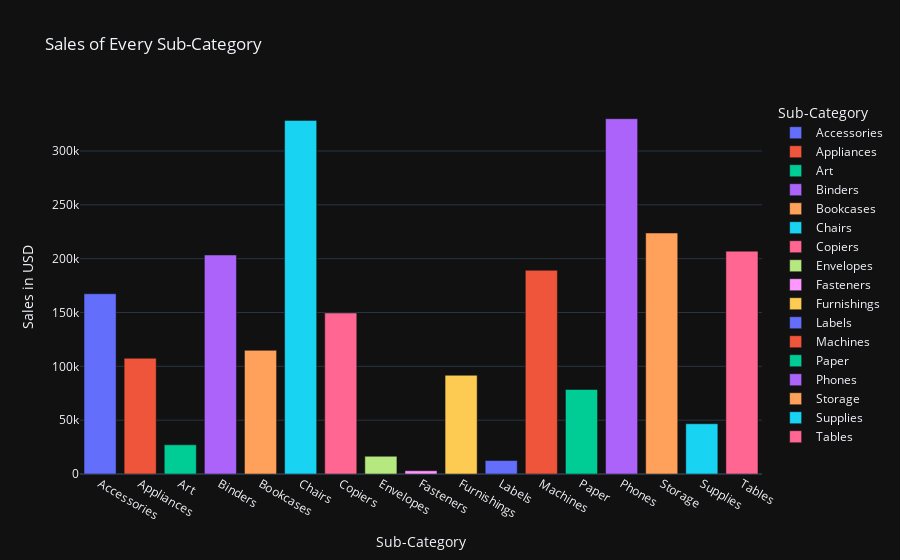

This figure's notebook cell:
### Code cell
# Sales of every sub-category
subcategory_sales = df.groupby('Sub-Category')['Sales'].sum().reset_index()
print(subcategory_sales)
# let's create a figure of Sales of every sub-category
fig = px.bar(subcategory_sales, 
            x='Sub-Category', 
            y='Sales', 
            title='Sales of Every Sub-Category', 
            labels={'Sales':'Sales in USD', 'Sub-Category':'Sub-Category'},
            color='Sub-Category')
fig.show()

# save this figure in jypiter notebook for when we export the notebook to html it will be saved 
# pio.write_image(fig, file='subcategory_sales_bar.png')
from IPython.display import Image , display
display(Image(filename='subcategory_sales_bar.png'))

### Figure 1 — Plotly figure (JSON) as saved in the notebook; plotly's stock layout.template omitted (floating-point values rounded to 4 significant figures)
{"data": [{"alignmentgroup": "True", "hovertemplate": "Sub-Category=%{x}<br>Sales in USD=%{y}<extra></extra>", "legendgroup": "Accessories", "marker": {"color": "#636efa", "pattern": {"shape": ""}}, "name": "Accessories", "offsetgroup": "Accessories", "orientation": "v", "showlegend": true, "textposition": "auto", "type": "bar", "x": ["Accessories"], "xaxis": "x", "y": [167400.0], "yaxis": "y"}, {"alignmentgroup": "True", "hovertemplate": "Sub-Category=%{x}<br>Sales in USD=%{y}<extra></extra>", "legendgroup": "Appliances", "marker": {"color": "#EF553B", "pattern": {"shape": ""}}, "name": "Appliances", "offsetgroup": "Appliances", "orientation": "v", "showlegend": true, "textposition": "auto", "type": "bar", "x": ["Appliances"], "xaxis": "x", "y": [107500.0], "yaxis": "y"}, {"alignmentgroup": "True", "hovertemplate": "Sub-Category=%{x}<br>Sales in USD=%{y}<extra></extra>", "legendgroup": "Art", "marker": {"color": "#00cc96", "pattern": {"shape": ""}}, "name": "Art", "offsetgroup": "Art", "orientation": "v", "showlegend": true, "textposition": "auto", "type": "bar", "x": ["Art"], "xaxis": "x", "y": [27120.0], "yaxis": "y"}, {"alignmentgroup": "True", "hovertemplate": "Sub-Category=%{x}<br>Sales in USD=%{y}<extra></extra>", "legendgroup": "Binders", "marker": {"color": "#ab63fa", "pattern": {"shape": ""}}, "name": "Binders", "offsetgroup": "Binders", "orientation": "v", "showlegend": true, "textposition": "auto", "type": "bar", "x": ["Binders"], "xaxis": "x", "y": [203400.0], "yaxis": "y"}, {"alignmentgroup": "True", "hovertemplate": "Sub-Category=%{x}<br>Sales in USD=%{y}<extra></extra>", "legendgroup": "Bookcases", "marker": {"color": "#FFA15A", "pattern": {"shape": ""}}, "name": "Bookcases", "offsetgroup": "Bookcases", "orientation": "v", "showlegend": true, "textposition": "auto", "type": "bar", "x": ["Bookcases"], "xaxis": "x", "y": [114900.0], "yaxis": "y"}, {"alignmentgroup": "True", "hovertemplate": "Sub-Category=%{x}<br>Sales in USD=%{y}<extra></extra>", "legendgroup": "Chairs", "marker": {"color": "#19d3f3", "pattern": {"shape": ""}}, "name": "Chairs", "offsetgroup": "Chairs", "orientation": "v", "showlegend": true, "textposition": "auto", "type": "bar", "x": ["Chairs"], "xaxis": "x", "y": [328400.0], "yaxis": "y"}, {"alignmentgroup": "True", "hovertemplate": "Sub-Category=%{x}<br>Sales in USD=%{y}<extra></extra>", "legendgroup": "Copiers", "marker": {"color": "#FF6692", "pattern": {"shape": ""}}, "name": "Copiers", "offsetgroup": "Copiers", "orientation": "v", "showlegend": true, "textposition": "auto", "type": "bar", "x": ["Copiers"], "xaxis": "x", "y": [149500.0], "yaxis": "y"}, {"alignmentgroup": "True", "hovertemplate": "Sub-Category=%{x}<br>Sales in USD=%{y}<extra></extra>", "legendgroup": "Envelopes", "marker": {"color": "#B6E880", "pattern": {"shape": ""}}, "name": "Envelopes", "offsetgroup": "Envelopes", "orientation": "v", "showlegend": true, "textposition": "auto", "type": "bar", "x": ["Envelopes"], "xaxis": "x", "y": [16480.0], "yaxis": "y"}, {"alignmentgroup": "True", "hovertemplate": "Sub-Category=%{x}<br>Sales in USD=%{y}<extra></extra>", "legendgroup": "Fasteners", "marker": {"color": "#FF97FF", "pattern": {"shape": ""}}, "name": "Fasteners", "offsetgroup": "Fasteners", "orientation": "v", "showlegend": true, "textposition": "auto", "type": "bar", "x": ["Fasteners"], "xaxis": "x", "y": [3024.0], "yaxis": "y"}, {"alignmentgroup": "True", "hovertemplate": "Sub-Category=%{x}<br>Sales in USD=%{y}<extra></extra>", "legendgroup": "Furnishings", "marker": {"color": "#FECB52", "pattern": {"shape": ""}}, "name": "Furnishings", "offsetgroup": "Furnishings", "orientation": "v", "showlegend": true, "textposition": "auto", "type": "bar", "x": ["Furnishings"], "xaxis": "x", "y": [91710.0], "yaxis": "y"}, {"alignmentgroup": "True", "hovertemplate": "Sub-Category=%{x}<br>Sales in USD=%{y}<extra></extra>", "legendgroup": "Labels", "marker": {"color": "#636efa", "pattern": {"shape": ""}}, "name": "Labels", "offsetgroup": "Labels", "orientation": "v", "showlegend": true, "textposition": "auto", "type": "bar", "x": ["Labels"], "xaxis": "x", "y": [12490.0], "yaxis": "y"}, {"alignmentgroup": "True", "hovertemplate": "Sub-Category=%{x}<br>Sales in USD=%{y}<extra></extra>", "legendgroup": "Machines", "marker": {"color": "#EF553B", "pattern": {"shape": ""}}, "name": "Machines", "offsetgroup": "Machines", "orientation": "v", "showlegend": true, "textposition": "auto", "type": "bar", "x": ["Machines"], "xaxis": "x", "y": [189200.0], "yaxis": "y"}, {"alignmentgroup": "True", "hovertemplate": "Sub-Category=%{x}<br>Sales in USD=%{y}<extra></extra>", "legendgroup": "Paper", "marker": {"color": "#00cc96", "pattern": {"shape": ""}}, "name": "Paper", "offsetgroup": "Paper", "orientation": "v", "showlegend": true, "textposition": "auto", "type": "bar", "x": ["Paper"], "xaxis": "x", "y": [78480.0], "yaxis": "y"}, {"alignmentgroup": "True", "hovertemplate": "Sub-Category=%{x}<br>Sales in USD=%{y}<extra></extra>", "legendgroup": "Phones", "marker": {"color": "#ab63fa", "pattern": {"shape": ""}}, "name": "Phones", "offsetgroup": "Phones", "orientation": "v", "showlegend": true, "textposition": "auto", "type": "bar", "x": ["Phones"], "xaxis": "x", "y": [330000.0], "yaxis": "y"}, {"alignmentgroup": "True", "hovertemplate": "Sub-Category=%{x}<br>Sales in USD=%{y}<extra></extra>", "legendgroup": "Storage", "marker": {"color": "#FFA15A", "pattern": {"shape": ""}}, "name": "Storage", "offsetgroup": "Storage", "orientation": "v", "showlegend": true, "textposition": "auto", "type": "bar", "x": ["Storage"], "xaxis": "x", "y": [223800.0], "yaxis": "y"}, {"alignmentgroup": "True", "hovertemplate": "Sub-Category=%{x}<br>Sales in USD=%{y}<extra></extra>", "legendgroup": "Supplies", "marker": {"color": "#19d3f3", "pattern": {"shape": ""}}, "name": "Supplies", "offsetgroup": "Supplies", "orientation": "v", "showlegend": true, "textposition": "auto", "type": "bar", "x": ["Supplies"], "xaxis": "x", "y": [46670.0], "yaxis": "y"}, {"alignmentgroup": "True", "hovertemplate": "Sub-Category=%{x}<br>Sales in USD=%{y}<extra></extra>", "legendgroup": "Tables", "marker": {"color": "#FF6692", "pattern": {"shape": ""}}, "name": "Tables", "offsetgroup": "Tables", "orientation": "v", "showlegend": true, "textposition": "auto", "type": "bar", "x": ["Tables"], "xaxis": "x", "y": [207000.0], "yaxis": "y"}], "layout": {"barmode": "relative", "legend": {"title": {"text": "Sub-Category"}, "tracegroupgap": 0}, "title": {"text": "Sales of Every Sub-Category"}, "xaxis": {"anchor": "y", "categoryarray": ["Accessories", "Appliances", "Art", "Binders", "Bookcases", "Chairs", "Copiers", "Envelopes", "Fasteners", "Furnishings", "Labels", "Machines", "Paper", "Phones", "Storage", "Supplies", "Tables"], "categoryorder": "array", "domain": [0, 1], "title": {"text": "Sub-Category"}}, "yaxis": {"anchor": "x", "domain": [0, 1], "title": {"text": "Sales in USD"}}}}
